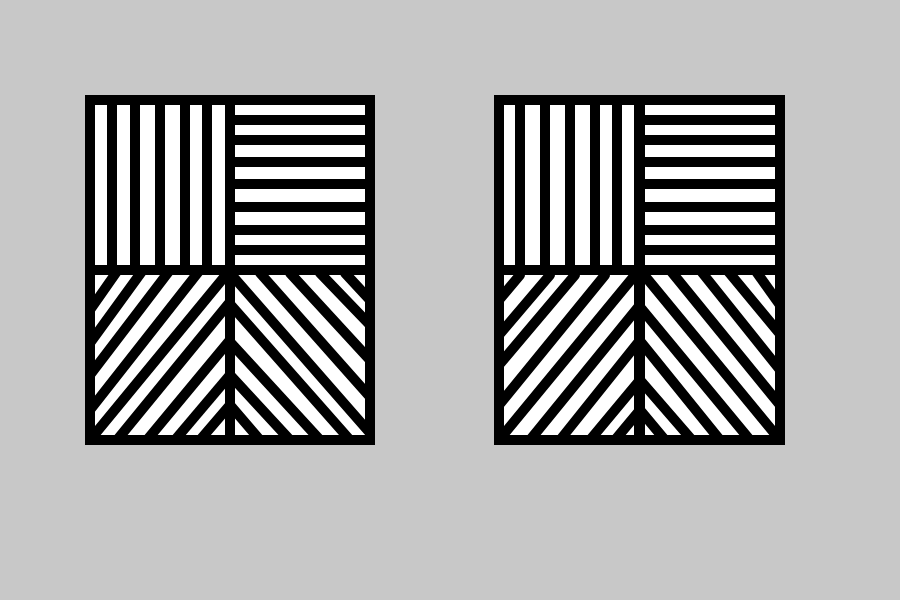
Frame 1 (no input)
Frame 60 (no input): identical to frame 1, image omitted
Frame 120 (the mouse pressed at the canvas centre since frame 60): identical to frame 1, image omitted

The p5.js sketch that drew this single still picture (run headless with seeded random() and noise() and a simulated clock; from frame 60 on, the mouse is pressed at the canvas centre):

// p5.js sketch
// ── sketch.js
function setup() {
  // put setup code here

  createCanvas(900, 600);
  strokeWeight(10);

}

function draw() {
    // put drawing code here

  background(200);

  //left set of rectangles
  fill (255);  //set white color
 // line (20, 10, 500, 500);
  rect (90, 100, 140, 170);     //upper left
  rect (230, 100, 140, 170);    //upper right
  rect (90, 270, 140, 170);     //bottom left
  rect (230, 270, 140, 170);    //bottom right


  //vertical lines in the left set - uppper left

  line (112, 100, 112, 270);  //first vertical line
  line (135, 100, 135, 270);  //second vertical line
  line (160, 100, 160, 270);  //third vertical line
  line (185, 100, 185, 270);  //forth vertical line
  line (207, 100, 207, 270);  //fith vertical line

//horizontal lines in the left set - uppper right
  line (230, 120, 370, 120);  //first horizontal line
  line (230, 140, 370, 140);  //second horizontal line
  line (230, 162, 370, 162);  //third horizontal line
  line (230, 184, 370, 184);  //fourth horizontal line
  line (230, 207, 370, 207);  //fifth horizontal line
  line (230, 230, 370, 230);  //sixth horizontal line
  line (230, 250, 370, 250);  //seventh horizontal line

  //diagnoal lines in the left set - bottom left

  line (90, 310, 118, 270);  //first diagnoal line - from the top
  line (90, 343, 143, 270);  //second diagnoal line - from the top
  line (90, 375, 170, 270);  //third diagnoal line - from the top
  line (90, 410, 200, 270);  //fourth diagnoal line - from the top
  line (90, 440, 230, 270);  //fifth diagnoal line - from the top (the one in the middle)
  line (117, 440, 230, 302);  //sixth diagnoal line - from the top
  line (147, 440, 230, 340);  //seventh diagnoal line - from the top
  line (175, 440, 230, 375);   //eigth diagnoal line - from the top
  line (200, 440, 230, 405);    //ninth diagnoal line - from the top - the most bottom on

//diagonal lines in the left set - bottom right

    line (260, 440, 230, 405);   //first diagnoal line - from the bottom (started at bottom of the rectangle and went up to the side towward the left)
    line (290, 440, 230, 375);   //second diagnoal line - from the bottom
    line (320, 440, 230, 342);    //third diagnoal line - from the bottom
    line (350, 440, 230, 304);    //fourth diagnoal line - from the bottom
    line (370, 433, 230, 273);  //middle line  - fifth diagnoal line - from the bottom
    line (370, 397, 260, 273);    //sixth diagnoal line - from the bottom
    line (370, 360, 290, 273);     //seventh diagnoal line - from the bottom
    line (370, 325, 320, 273);     //eigth diagnoal line - from the bottom
    line (370, 300, 345, 273);     //ninth diagnoal line - from the bottom


    //****************************************************************************************


    //right set of rectangles
    rect(499, 100, 140, 170);      //upper left
    rect (640, 100, 140, 170);     //upper right
    rect (499, 270, 140, 170);     //botom left
    rect (640, 270, 140, 170);     //bottom right



    //vertical lines in the right set - uppper left

  line (520, 100, 520, 270);  //first vertical line
  line (545, 100, 545, 270);  //second vertical line
  line (570, 100, 570, 270);  //third vertical line
  line (595, 100, 595, 270);  //fourth vertical line
  line (617, 100, 617, 270);  //fifth vertical line

  //horizontal lines in the right set - uppper right
  
  line (645, 120, 775, 120);  //first horizontal line
  line (645, 140, 775, 140);  //second horizontal line
  line (645, 162, 775, 162);  //third horizontal line
  line (645, 184, 775, 184);  //fourth horizontal line
  line (645, 207, 775, 207);  //fifth horizontal line
  line (645, 230, 775, 230);  //sixth horizontal line
  line (645, 250, 775, 250);  //seventh horizontal line

  //diagnoal lines in the rigth set - bottom left

  line (499, 300, 520, 275);  //first diagonal line from top, bottom to top
  line (499, 335, 550, 275);  //second diagonal line from top, bottom to top
  line (499, 365, 575, 275);  //third diagonal line from top, bottom to top
  line (499, 405, 605, 275);  //forth diagonal line from top, bottom to top
  line (499, 440, 635, 275);  //middle line - fith line from the top, bottom to top
  line (530, 440, 640, 305);    //sixth diagonal line from top, bottom to top
  line (560, 440, 640, 340);  //seventh diagonal line from top, bottom to top
  line (590, 440, 640, 380);  //eight diagonal line from top, bottom to top
  line (615, 440, 640, 410);  //ninth diagonal line from top, bottom to top


    //diagnoal lines in the rigth set - bottom right

    line (665, 440, 640, 410);
    line (692, 440, 640, 380);
    line (720, 440, 640, 341);
    line (750, 440, 640, 307);
    line (780, 440, 640, 270);  //middle line
    line (780, 405, 670, 270);
    line (780, 370, 700, 270);
    line (780, 334, 727, 270);
    line (780, 305, 755, 270);

}
